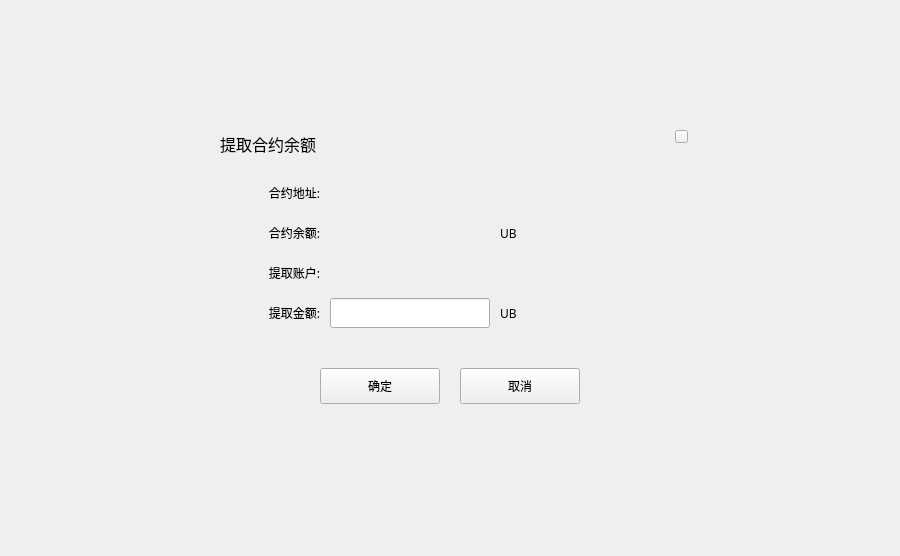
<?xml version="1.0" encoding="UTF-8"?>
<ui version="4.0">
 <class>WithdrawContractBalanceDialog</class>
 <widget class="QDialog" name="WithdrawContractBalanceDialog">
  <property name="geometry">
   <rect>
    <x>0</x>
    <y>0</y>
    <width>900</width>
    <height>556</height>
   </rect>
  </property>
  <property name="windowTitle">
   <string>Dialog</string>
  </property>
  <widget class="QWidget" name="widget" native="true">
   <property name="geometry">
    <rect>
     <x>0</x>
     <y>0</y>
     <width>900</width>
     <height>556</height>
    </rect>
   </property>
   <widget class="QWidget" name="containerWidget" native="true">
    <property name="geometry">
     <rect>
      <x>200</x>
      <y>118</y>
      <width>500</width>
      <height>320</height>
     </rect>
    </property>
    <property name="font">
     <font>
      <family>微软雅黑</family>
     </font>
    </property>
    <widget class="QLabel" name="contactLabel2">
     <property name="geometry">
      <rect>
       <x>20</x>
       <y>15</y>
       <width>300</width>
       <height>21</height>
      </rect>
     </property>
     <property name="font">
      <font>
       <family>微软雅黑</family>
       <pointsize>12</pointsize>
      </font>
     </property>
     <property name="styleSheet">
      <string notr="true"/>
     </property>
     <property name="text">
      <string>提取合约余额</string>
     </property>
    </widget>
    <widget class="QLabel" name="label">
     <property name="geometry">
      <rect>
       <x>20</x>
       <y>60</y>
       <width>100</width>
       <height>30</height>
      </rect>
     </property>
     <property name="text">
      <string>合约地址:</string>
     </property>
     <property name="alignment">
      <set>Qt::AlignRight|Qt::AlignTrailing|Qt::AlignVCenter</set>
     </property>
     <property name="wordWrap">
      <bool>true</bool>
     </property>
    </widget>
    <widget class="QToolButton" name="cancelBtn">
     <property name="geometry">
      <rect>
       <x>260</x>
       <y>250</y>
       <width>120</width>
       <height>36</height>
      </rect>
     </property>
     <property name="font">
      <font>
       <family>微软雅黑</family>
      </font>
     </property>
     <property name="cursor">
      <cursorShape>PointingHandCursor</cursorShape>
     </property>
     <property name="focusPolicy">
      <enum>Qt::NoFocus</enum>
     </property>
     <property name="styleSheet">
      <string notr="true"/>
     </property>
     <property name="text">
      <string>取消</string>
     </property>
    </widget>
    <widget class="QToolButton" name="okBtn">
     <property name="geometry">
      <rect>
       <x>120</x>
       <y>250</y>
       <width>120</width>
       <height>36</height>
      </rect>
     </property>
     <property name="font">
      <font>
       <family>微软雅黑</family>
      </font>
     </property>
     <property name="cursor">
      <cursorShape>PointingHandCursor</cursorShape>
     </property>
     <property name="focusPolicy">
      <enum>Qt::NoFocus</enum>
     </property>
     <property name="styleSheet">
      <string notr="true"/>
     </property>
     <property name="text">
      <string>确定</string>
     </property>
    </widget>
    <widget class="QLabel" name="label_4">
     <property name="geometry">
      <rect>
       <x>20</x>
       <y>100</y>
       <width>100</width>
       <height>30</height>
      </rect>
     </property>
     <property name="text">
      <string>合约余额:</string>
     </property>
     <property name="alignment">
      <set>Qt::AlignRight|Qt::AlignTrailing|Qt::AlignVCenter</set>
     </property>
     <property name="wordWrap">
      <bool>true</bool>
     </property>
    </widget>
    <widget class="QLabel" name="label_3">
     <property name="geometry">
      <rect>
       <x>20</x>
       <y>180</y>
       <width>100</width>
       <height>30</height>
      </rect>
     </property>
     <property name="text">
      <string>提取金额:</string>
     </property>
     <property name="alignment">
      <set>Qt::AlignRight|Qt::AlignTrailing|Qt::AlignVCenter</set>
     </property>
     <property name="wordWrap">
      <bool>true</bool>
     </property>
    </widget>
    <widget class="QLineEdit" name="amountLineEdit">
     <property name="geometry">
      <rect>
       <x>130</x>
       <y>180</y>
       <width>160</width>
       <height>30</height>
      </rect>
     </property>
    </widget>
    <widget class="QLabel" name="contractAddressLabel">
     <property name="geometry">
      <rect>
       <x>130</x>
       <y>60</y>
       <width>300</width>
       <height>30</height>
      </rect>
     </property>
     <property name="text">
      <string/>
     </property>
     <property name="textInteractionFlags">
      <set>Qt::LinksAccessibleByMouse|Qt::TextSelectableByMouse</set>
     </property>
    </widget>
    <widget class="QLabel" name="contractBalanceLabel">
     <property name="geometry">
      <rect>
       <x>130</x>
       <y>100</y>
       <width>160</width>
       <height>30</height>
      </rect>
     </property>
     <property name="text">
      <string/>
     </property>
    </widget>
    <widget class="QLabel" name="mortgageLabel_2">
     <property name="geometry">
      <rect>
       <x>300</x>
       <y>180</y>
       <width>60</width>
       <height>30</height>
      </rect>
     </property>
     <property name="text">
      <string>UB</string>
     </property>
    </widget>
    <widget class="QLabel" name="mortgageLabel_3">
     <property name="geometry">
      <rect>
       <x>300</x>
       <y>100</y>
       <width>60</width>
       <height>30</height>
      </rect>
     </property>
     <property name="text">
      <string>UB</string>
     </property>
    </widget>
    <widget class="QLabel" name="label_5">
     <property name="geometry">
      <rect>
       <x>20</x>
       <y>140</y>
       <width>100</width>
       <height>30</height>
      </rect>
     </property>
     <property name="text">
      <string>提取账户:</string>
     </property>
     <property name="alignment">
      <set>Qt::AlignRight|Qt::AlignTrailing|Qt::AlignVCenter</set>
     </property>
     <property name="wordWrap">
      <bool>true</bool>
     </property>
    </widget>
    <widget class="QLabel" name="accountLabel">
     <property name="geometry">
      <rect>
       <x>130</x>
       <y>140</y>
       <width>160</width>
       <height>30</height>
      </rect>
     </property>
     <property name="text">
      <string/>
     </property>
    </widget>
    <widget class="QToolButton" name="closeBtn">
     <property name="geometry">
      <rect>
       <x>475</x>
       <y>12</y>
       <width>13</width>
       <height>13</height>
      </rect>
     </property>
     <property name="cursor">
      <cursorShape>PointingHandCursor</cursorShape>
     </property>
     <property name="focusPolicy">
      <enum>Qt::NoFocus</enum>
     </property>
     <property name="styleSheet">
      <string notr="true"/>
     </property>
     <property name="text">
      <string/>
     </property>
    </widget>
   </widget>
  </widget>
 </widget>
 <resources/>
 <connections/>
</ui>
